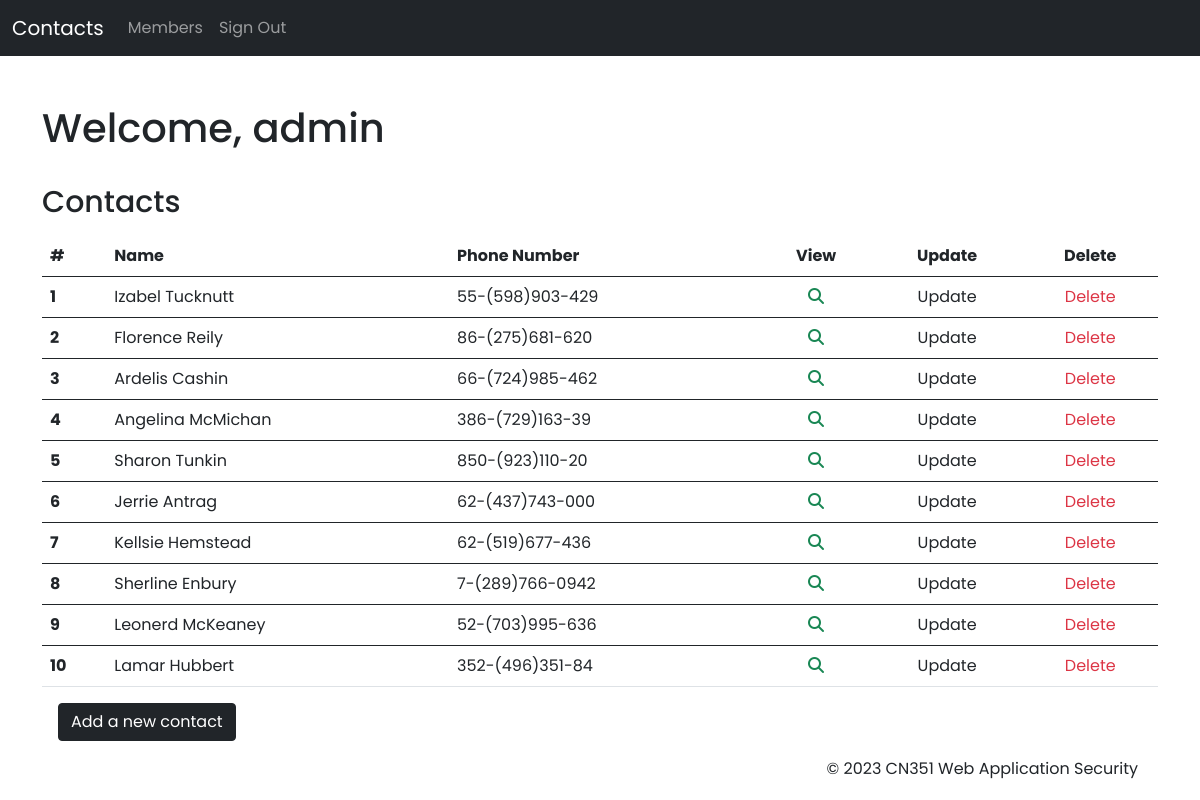
The app's page / (signed in) with its own data.
### database/models.py (models this page shows, shortened)
class Contact(models.Model):
    added_by = models.ForeignKey(
        User, on_delete=models.CASCADE, related_name='added_by')
    first_name = models.CharField(max_length=64)
    last_name = models.CharField(max_length=64)
    phone_number = models.CharField(max_length=15)

### database/views.py (the view)
# urls.py: path('', views.index, name='index'),
def index(request):
    contacts = Contact.objects.all()
    data = { 'contacts' : contacts }
    if not request.user.is_authenticated:
        return HttpResponseRedirect(reverse('login'))
    else:
        return render(request, 'index.html', data)

### templates/index.html
{% extends 'base.html' %}
{% load static %}
{% block body %}
<div class="container index mt-5">
  <h3>Welcome, {{ request.user.first_name }}</h3>
  <br>
  <h4>Contacts</h4>
  <div class="contact-table mt-3">
    <table class="table table-hover">
      <thead>
        <tr>
          <th scope="col">#</th>
          <th scope="col">Name</th>
          <th scope="col">Phone Number</th>
          <th scope="col" class="text-center">View</th>
          <th scope="col" class="text-center">Update</th>
          <th scope="col" class="text-center">Delete</th>
        </tr>
      </thead>
      {% for contact in contacts %}
      <tbody>
        <tr>
          <th scope="row">{{forloop.counter }}</th>
          <td>{{ contact.first_name }} {{ contact.last_name }}</td>
          <td>{{ contact.phone_number }}</td>
          <td class="text-center"><a href="{% url 'view_contact' id=contact.id %}"><i
                class="fa-solid fa-magnifying-glass text-success"></i></a></td>
          <td class="text-center">
            {% if contact.added_by == request.user %}
            <a href="{% url 'update_contact' id=contact.id %}" class="text-dark">Update</a>
            {% else %}
            {% if request.user.is_superuser %}
            <a href="{% url 'update_contact' id=contact.id %}" class="text-dark">Update</a>
            {% else %}
            <i class="fa-solid fa-circle-xmark text-secondary"></i>
            {% endif %}
            {% endif %}
          </td>
          <td class="text-center">
            {% if contact.added_by == request.user %}
            <a href="{% url 'delete_contact' id=contact.id %}" onclick="return confirm('Are you sure?')"
              class="text-danger">Delete</a>
            {% else %}
            {% if request.user.is_superuser %}
            <a href="{% url 'delete_contact' id=contact.id %}" onclick="return confirm('Are you sure?')"
              class="text-danger">Delete</a>
            {% else %}
            <i class="fa-solid fa-circle-xmark text-secondary">
            {% endif %}
            {% endif %}
          </td>
        </tr>
      </tbody>
      {% endfor %}
    </table>
  </div>
  <div class="actions-btn mt-2 mb-3">
    <button type="" class="btn btn-dark me-3"><a href="{% url 'create_contact' %}">Add a new contact</a></button>
  </div>
  {% endblock %}

### templates/base.html (shortened to what this page needs)
<!DOCTYPE html>
<html lang="en">
<head>
    {% block style %}
    {% load static %}
    <link rel="stylesheet" href="https://cdnjs.cloudflare.com/ajax/libs/font-awesome/6.4.0/css/all.min.css"
 />
    <link href="https://cdn.jsdelivr.net/npm/bootstrap@5.0.2/dist/css/bootstrap.min.css" rel="stylesheet"
>
    <link rel="stylesheet" href="{% static 'css/style.css' %}">
    {% endblock %}
</head>
<body>
    <nav class="navbar navbar-expand-lg navbar-dark bg-dark">
        <div class="container-fluid">
            <a class="navbar-brand" href="{% url 'index' %}">Contacts</a>
            <div class="collapse navbar-collapse" id="navbarNav">
                <ul class="navbar-nav">
                    <li class="nav-item">
                        <a class="nav-link" href="{% url 'members' %}">Members</a>
                    </li>
                    <li class="nav-item">
                        <a class="nav-link" href="{% url 'logout' %}">Sign Out</a>
                    </li>
                </ul>
            </div>
        </div>
    </nav>
    {% block body %}
    {% endblock %}
    <div class="footer" style="text-align: right; bottom: 0; right: 0; padding-right: 20px;">
        <p>&copy; 2023 CN351 Web Application Security</p>
    </div>
</body>
</html>

### static/css/style.css (style rules this page uses)
* { margin: 0; padding: 0; font-family: 'Poppins', Arial, sans-serif; }
h3 { font-size: 40px; }
h4 { font-size: 30px; }
a { text-decoration: none; color: white; }
button { margin-left: 1rem; }

### records on screen
Contact: first_name "Izabel", last_name "Tucknutt", phone_number "55-(598)903-429", shows "Update", shows "Delete"
Contact: first_name "Florence", last_name "Reily", phone_number "86-(275)681-620", shows "Update", shows "Delete"
Contact: first_name "Ardelis", last_name "Cashin", phone_number "66-(724)985-462", shows "Update", shows "Delete"
Contact: first_name "Angelina", last_name "McMichan", phone_number "386-(729)163-39", shows "Update", shows "Delete"
Contact: first_name "Sharon", last_name "Tunkin", phone_number "850-(923)110-20", shows "Update", shows "Delete"
Contact: first_name "Jerrie", last_name "Antrag", phone_number "62-(437)743-000", shows "Update", shows "Delete"
Contact: first_name "Kellsie", last_name "Hemstead", phone_number "62-(519)677-436", shows "Update", shows "Delete"
Contact: first_name "Sherline", last_name "Enbury", phone_number "7-(289)766-0942", shows "Update", shows "Delete"
Contact: first_name "Leonerd", last_name "McKeaney", phone_number "52-(703)995-636", shows "Update", shows "Delete"
Contact: first_name "Lamar", last_name "Hubbert", phone_number "352-(496)351-84", shows "Update", shows "Delete"

### other values on screen
{{ request.user.first_name }} "admin"
